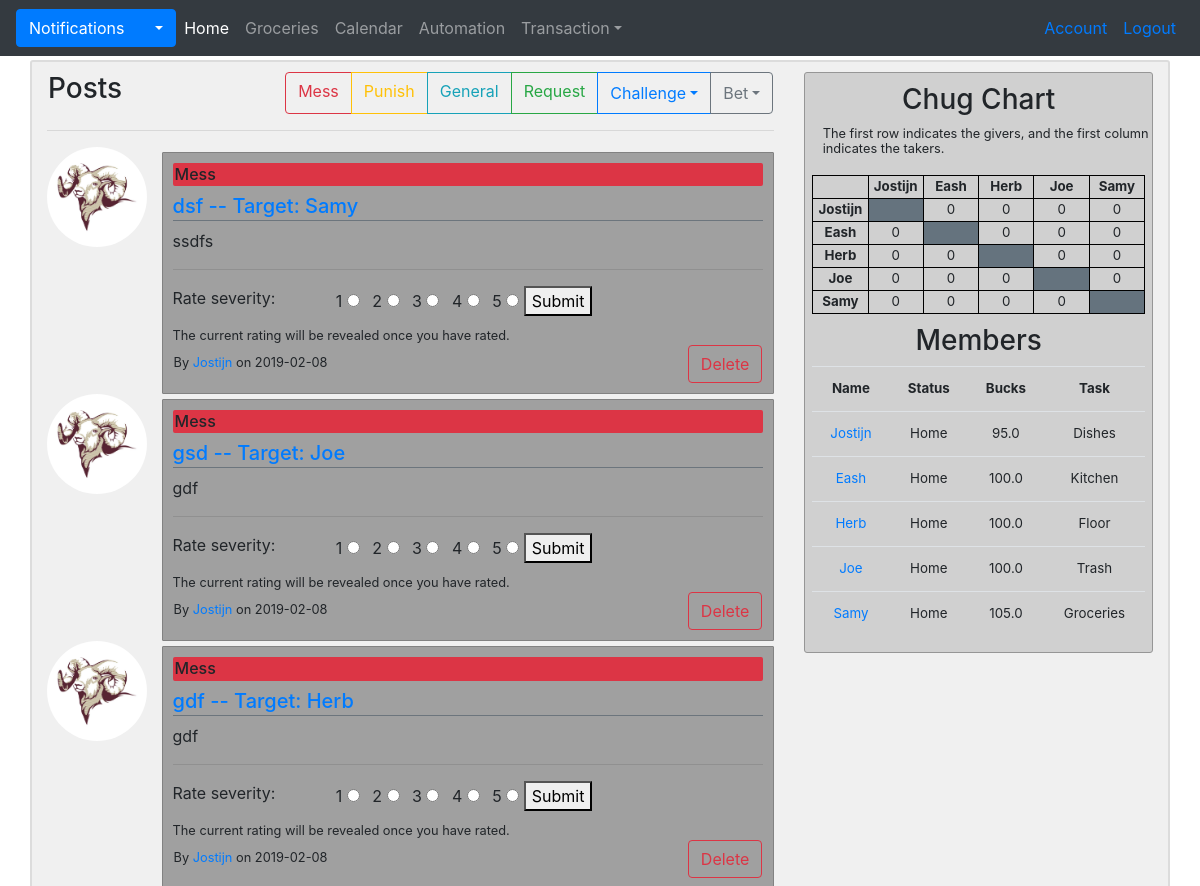
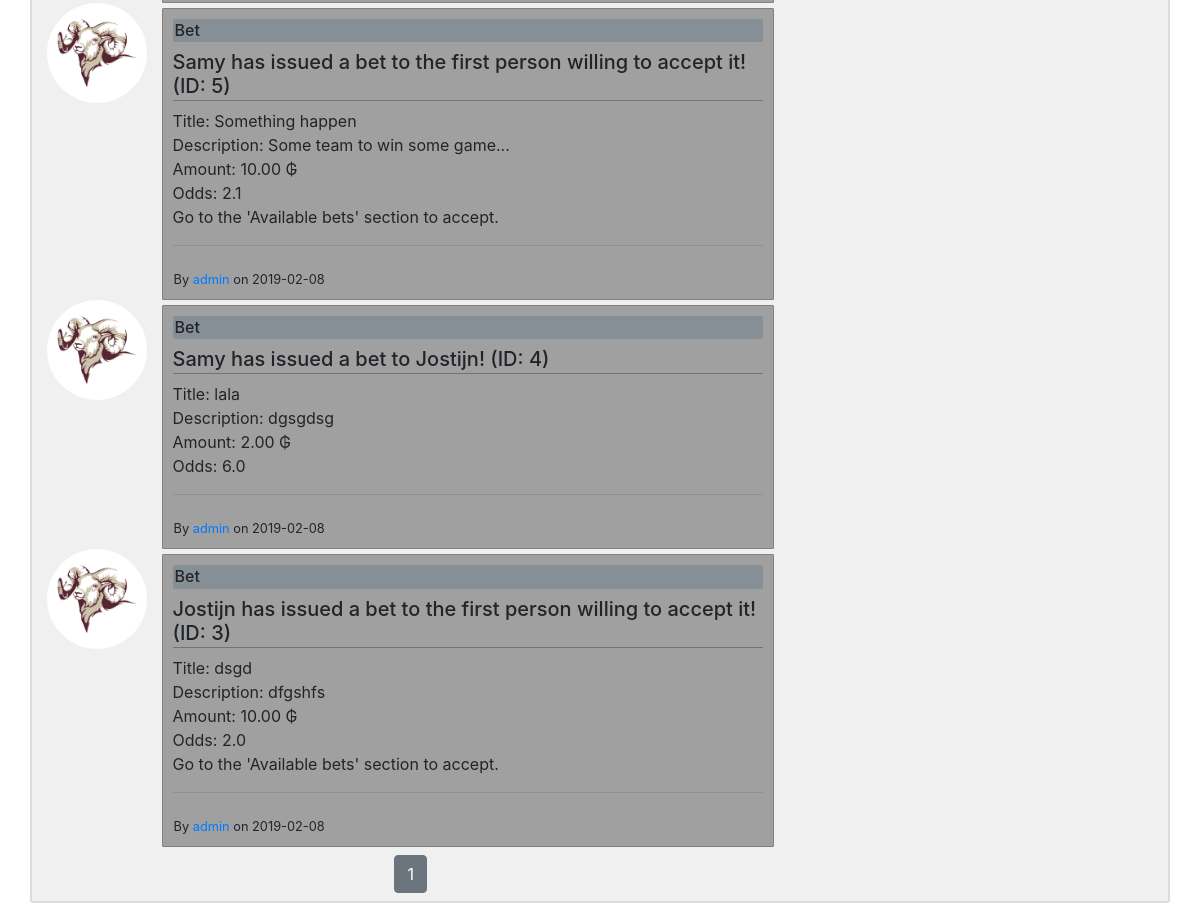
Screenshot of /home (signed in) with the database file from the repository (2 pictures, top to bottom).
### G_app/models.py (models this page shows, shortened)
class Post(db.Model):
    id = db.Column(db.Integer, primary_key = True)
    title = db.Column(db.String(100), nullable=False, default='')
    date_posted = db.Column(db.DateTime, nullable=False, default=datetime.utcnow)
    content = db.Column(db.Text, nullable=False)
    type = db.Column(db.String(50), nullable=False, default='General')
    rating = db.Column(db.Float)
    can_vote = db.Column(db.Boolean, nullable=False, default=False)
    voted = db.Column(db.String(150))
    image = db.Column(db.String(150))
    id_user = db.Column(db.Integer, db.ForeignKey('user.id'), nullable=False)
    id_target = db.Column(db.Integer, db.ForeignKey('user.id'))
    comments = db.relationship('Comment', backref='original_post', lazy=True)

class User(db.Model, UserMixin):
    id = db.Column(db.Integer, primary_key = True)
    username = db.Column(db.String(20), unique=True, nullable=False)
    name = db.Column(db.String, nullable=False)
    email = db.Column(db.String(120), unique=True, nullable=False)
    image = db.Column(db.String(20), nullable=False, default='default.jpg')
    password = db.Column(db.String(60), nullable=False)
    status = db.Column(db.String, nullable=False)
    bucks = db.Column(db.Float, nullable=False)
    task = db.Column(db.String, nullable=False)
    done_weekly_vote = db.Column(db.Boolean, nullable=False, default=False)
    posts = db.relationship('Post', backref='author', lazy=True, foreign_keys='Post.id_user')
    posts_targeted = db.relationship('Post', backref='target', lazy=True, foreign_keys='Post.id_target')
    chugs_give = db.relationship('Chug', backref='giver', lazy=True, foreign_keys='Chug.id_giver')
    chugs_take = db.relationship('Chug', backref='taker', lazy=True, foreign_keys='Chug.id_taker')
    notifications = db.relationship('Notification', backref='target', lazy=True)
    payments_made = db.relationship('Transaction', backref='payer', lazy=True, foreign_keys='Transaction.id_payer')
    payments_received = db.relationship('Transaction', backref='payee', lazy=True, foreign_keys='Transaction.id_payee')
    challenges_made =  db.relationship('Challenge', backref='challenger', lazy=True, foreign_keys='Challenge.id_challenger')
    challenges_received =  db.relationship('Challenge', backref='challengee', lazy=True, foreign_keys='Challenge.id_challengee')
    bets_made =  db.relationship('Bet', backref='bookmaker', lazy=True, foreign_keys='Bet.id_bookmaker')
    bets_taken =  db.relationship('Bet', backref='bettaker', lazy=True, foreign_keys='Bet.id_bettaker')
    comments = db.relationship('Comment', backref='commenter', lazy=True)
    votes_made = db.relationship('Vote', backref='voter', lazy=True, foreign_keys='Vote.id_voter')
    votes_received = db.relationship('Vote', backref='candidate', lazy=True, foreign_keys='Vote.id_candidate')
    weekly_votes = db.relationship('WeeklyVote', backref='subject', lazy=True, foreign_keys='WeeklyVote.id_subject')
    def new_notifications(self):
        return Notification.query.filter_by(user_id=self.id, seen=False).all()

### G_app/main/routes.py (the view)
@main.route("/")
@main.route("/home", methods=['GET', 'POST'])
def home():
    voters = voter_dict()
    update_voteable_posts(voters)
    page = request.args.get('page', 1, type=int)
    posts = Post.query.order_by(Post.date_posted.desc()).paginate(page=page, per_page=10)
    return render_template('home.html', posts=posts, voters=voters)

### G_app/main/routes.py (called while the page is built)
@main.context_processor
def context_processor():
    chug = chug_matrix()
    members=member_ls()
    return dict(chug=chug, members=members)

### G_app/main/utils.py (called while the page is built)
def member_ls():
    members = User.query.all()
    members.pop(5)
    return members

def chug_matrix():
    matrix = [
        [None, 0, 0, 0, 0],
        [0, None, 0, 0, 0],
        [0, 0, None, 0, 0],
        [0, 0, 0, None, 0],
        [0, 0, 0, 0, None]
    ]
    chugs_to_be_taken = Chug.query.filter_by(taken=False).all()
    for chug in chugs_to_be_taken:
        matrix[chug.id_taker - 1][chug.id_giver - 1] += 1
    return matrix

def voter_dict():
    posts = Post.query.filter_by(can_vote=True)
    voted = dict()
    for post in posts:
        if post.voted:
            voters = post.voted.split('\n')
        else:
            voters = []
        voted[post.id] = voters
    return voted

def update_voteable_posts(voters):
    voteable_posts = Post.query.filter_by(can_vote=True).all()
    usernames = []
    users = User.query.all()
    for user in users:
        if user.username != 'admin':
            usernames.append(user.username)
    for post in voteable_posts:
        voted = voters[post.id]
        if voted:
            voted.append(post.target.username)
        else:
            voted = [post.target.username]
        time_difference = datetime.utcnow() - post.date_posted
        time_difference_hours = time_difference.total_seconds()/3600
        if set(voted) == set(usernames) or time_difference_hours > 24:
            adjust_buck_balances(post)
            post.can_vote = False
            db.session.commit()

### G_app/models.py (called while the page is built)
@login_manager.user_loader
def load_user(user_id):
    return User.query.get(int(user_id))

### G_app/templates/home.html (shortened to what this page needs)
{% extends "layout.html" %}
  {% block home_active %}
    "nav-item active"
  {% endblock %}
  {% block content %}
    {% if current_user.is_authenticated %}
      <div class="row" style="margin-top:10px">
        <h3 class="ml-3">Posts</h3>
        <div class="btn-group ml-auto mr-3">
          <a role="button" href="{{ url_for('posts.new_post', post_type='Mess') }}" class="btn btn-outline-danger">Mess</a>
          <a role="button" href="{{ url_for('posts.new_post', post_type='Punish') }}" class="btn btn-outline-warning">Punish</a>
          <a role="button" href="{{ url_for('posts.new_post', post_type='General') }}" class="btn btn-outline-info">General</a>
          <a role="button" href="{{ url_for('posts.new_post', post_type='Request') }}" class="btn btn-outline-success">Request</a>
          <div class="btn-group">
            <button type="button" class="btn btn-outline-primary dropdown-toggle" data-toggle="dropdown">Challenge</button>
          </div>
          <div class="btn-group">
            <button type="button" class="btn btn-outline-secondary dropdown-toggle" data-toggle="dropdown">Bet</button>
          </div>
        </div>
      </div>
      <hr>
      {% for post in posts.items %}
        <div class="media" id="{{ 'post' + post.id|string }}">
          <img class="rounded-circle account-img" src="{{ url_for('static', filename='profile_pics/' + post.author.image) }}" alt="user_image">
          <div class="media-body">
            <div class="post-section">
              <h6 id="{{ post.type }}">{{ post.type }}</h6>
              {% if post.author == current_user %}
                <a href="{{ url_for('posts.edit_post', post_id = post.id) }}">
                  <h5 class="border-bottom border-secondary" style="padding-bottom:2px">{{ post.title }}{{ " -- Target: " + post.target.username if post.target }}</h5>
                </a>
              {% else %}
                <h5 class="border-bottom border-secondary" style="padding-bottom:2px">{{ post.title }}{{ " -- Target: " + post.target.username if post.target }}</h5>
              {% endif %}
              <p>
              {% for line in post.content.splitlines() %}
                {{ line }}<br>
              {% endfor %}
              </p>
              <hr>
              {% if post.can_vote and current_user.username not in voters[post.id] and current_user.id != post.id_target %}
                <div class="row">
                  <div class="col-sm-3">
                    <p id="rate{{ post.id }}">Rate severity:</p>
                  </div>
                  <div class="col-sm-9">
                    <form class="rate-form" id="{{ post.id }}">
                      <label class="radio-inline ml-2" for="1">1</label>
                      <input type="radio" name="{{ 'rating' + post.id|string }}" value=1>
                      <label class="radio-inline ml-2" for="2">2</label>
                      <input type="radio" name="{{ 'rating' + post.id|string }}" value=2>
                      <label class="radio-inline ml-2" for="3">3</label>
                      <input type="radio" name="{{ 'rating' + post.id|string }}" value=3>
                      <label class="radio-inline ml-2" for="4">4</label>
                      <input type="radio" name="{{ 'rating' + post.id|string }}" value=4>
                      <label class="radio-inline ml-2" for="5">5</label>
                      <input type="radio" name="{{ 'rating' + post.id|string }}" value=5>
                      <button type="submit" id="sbtn">Submit</button>
                    </form>
                  </div>
                  <small style="margin-left:15px" id="{{ 'msg' + post.id|string }}">The current rating will be revealed once you have rated.</small>
                </div>
              {% endif %}
              <div class="row">
                <small class="ml-3 pt-2">By <a href="{{ url_for('users.profile', username=post.author.username) }}">{{ post.author.username }}</a> on {{ post.date_posted.date() }}</small>
                {% if post.author == current_user %}
                  <button type="button" id="{{ post.id }}" class="delbtn btn btn-outline-danger ml-auto mr-3">Delete</button>
                {% endif %}
              </div>
            </div>
          </div>
        </div>
      {% endfor %}
      <div class="row mt-2 mb-2">
        <div class="col-12" align="center">
          {% for page_num in posts.iter_pages(left_edge=1, right_edge=1, left_current=1, right_current=2) %}
            {% if page_num %}
              {% if posts.page == page_num %}
                <a class="btn btn-secondary ml-1 mr-1" href="{{ url_for('main.home', page=page_num) }}">{{ page_num }}</a>
              {% else %}
                <a class="btn btn-outline-secondary ml-1 mr-1" href="{{ url_for('main.home', page=page_num) }}">{{ page_num }}</a>
              {% endif %}
            {% else %}
              ...
            {% endif %}
          {% endfor %}
        </div>
      </div>
    {% else %}
      <h4 style='margin-top:10px'>Uh oh, It looks like somebody is not logged in...</h4>
      <hr>
      <small>If you have an account, please log in to gain full access to this wonderful site. If you are not a member, then that is unfortunate, for you will not be able to gain access!</small>
    {% endif %}
  {% endblock %}

### G_app/templates/layout.html (shortened to what this page needs)
<!DOCTYPE html>
<html>
  <head>
    <link rel="stylesheet" href="https://stackpath.bootstrapcdn.com/bootstrap/4.2.1/css/bootstrap.min.css">
    <link rel='stylesheet' href='https://use.fontawesome.com/releases/v5.7.0/css/all.css'>
    <link rel="stylesheet" type="text/css" href="{{ url_for('static', filename='main.css') }}">
  </head>
  <body style="background-image: url('{{ url_for('static', filename='images/our_goat.jpg') }}')">
    <div class="container d-none d-sm-block">
      <nav class="navbar bg-dark navbar-expand navbar-dark fixed-top">
        {% if current_user.is_authenticated %}
          {% set new_notifications = current_user.new_notifications()|length %}
          <div class="dropdown">
            <button class="btn btn-primary dropdown-toggle" id="notification-toggle" onclick="update_notification_list('{{ url_for('main.your_notifications', user_id=current_user.id) }}')" type="button" data-toggle="dropdown">Notifications
            </button>
          </div>
            {% set new_notifications = current_user.new_notifications()|length %}
          <ul class="navbar-nav mr-auto">
            <li class={% block home_active %}{% endblock %}><a class="nav-link" href="{{ url_for('main.home') }}">Home</a></li>
            <li class={% block groceries_active %}{% endblock %}><a class="nav-link" href="{{ url_for('main.groceries') }}">Groceries</a></li>
            <li class={% block calendar_active %}{% endblock %}><a class="nav-link" href=#>Calendar</a></li>
            <li class={% block automation_active %}{% endblock %}><a class="nav-link" href=#>Automation</a></li>
            <li class="nav-item dropdown">
              <a class="nav-link dropdown-toggle" href="#" id="navbardrop" data-toggle="dropdown">Transaction</a>
            </li>
          </ul>
        {% endif %}
        <ul class="navbar-nav ml-auto">
          {% if current_user.is_authenticated %}
            <li class="nav-item"><a class="nav-link text-primary" href="{{ url_for('users.account') }}">Account</a></li>
            <li class="nav-item"><a class="nav-link text-primary" href="{{ url_for('users.logout') }}">Logout</a></li>
          {% else %}
            <li class="nav-item"><a class="nav-link text-primary" href="{{ url_for('users.login') }}">Login</a></li>
          {% endif %}
        </ul>
      </nav>
    </div>
    <div class="container d-none d-sm-block mb-3" id="main" style="margin-top:60px">
      <div class="row">
        <div class="col-lg-8">
            {% block content %}
            {% endblock %}
          </div>
        <div class="col-lg-4">
          {% if current_user.is_authenticated %}
            <div class="sidebar">
              <h3 style="margin-top:10px">Chug Chart</h3>
              <div class="sidebar-info">
                <small>The first row indicates the givers, and the first column indicates the takers.</small>
              </div>
              <table id="chug">
                <tr>
                  <th id="chug"></th>
                  {% for member in members %}
                    <th id="chug">{{ member.username }}</th>
                  {% endfor %}
                </tr>
                {% for row in range(5) %}
                  <tr>
                    <th id="chug">{{members[row].username}}</th>
                    {% for col in range(5) %}
                      {% if chug[row][col] != None %}
                        <td id="chug">{{ chug[row][col] }}</td>
                      {% else %}
                        <td id="chug" bgcolor="#65737e"></td>
                      {% endif %}
                    {% endfor %}
                  </tr>
                {% endfor %}
              </table>
              <h3 style="margin-top:10px">Members</h3>
              <table class="table" id="members">
                <tr>
                  <th>Name</th>
                  <th>Status</th>
                  <th>Bucks</th>
                  <th>Task</th>
                </tr>
                {% for member in members %}
                  <tr>
                    <td><a href="{{ url_for('users.profile', username=member.username) }}">{{ member.username }}</a></td>
                    <td>{{ member.status }}</td>
                    <td>{{ member.bucks }}</td>
                    <td>{{ member.task }}</td>
                  </tr>
                {% endfor %}
              </table>
            </div>
          {% endif %}
        </div>
      </div>
    </div>
  </body>
</html>

### G_app/static/main.css (style rules this page uses)
body { background-size: cover; }
.container#main { background-color: rgba(230, 230, 230, 0.6); border: 2px solid rgb(220, 220, 220); border-radius: 3px; width: 100%; }
h6#Mess { background-color: #dc3545; padding: 2px; border-radius: 2px; }
h6#Bet { background-color: #868e96; padding: 2px; border-radius: 2px; }
.post-section { margin-top: 5px; background-color: rgb(160, 160, 160); border: 0.5px solid rgb(130, 130, 130); border-radius: 1px; padding: 10px; }
.account-img { height: 100px; width: 100px; margin-right: 2%; }
.sidebar { text-align: center; background-color: rgba(200, 200, 200, 0.8); border: 0.5px solid rgb(150, 150, 150); border-radius: 3px; margin-top: 3%; margin-bottom: 3%; }
.sidebar-info { line-height: 0.95; text-align: left; margin-left: 5%; }
table#members { width: 96%; margin-left: 2%; margin-right: 2%; font-size: 10pt; }
table#chug { ; width: 96%; margin-left: 2%; margin-right: 2%; table-layout: fixed; font-size: 10pt; margin-top: 20px; }
table#chug, th#chug, td#chug { border: 1px solid black; }

### rows the page displays
Post: image (placeholder picture), type "Mess", title "dsf", content "ssdfs", author.username "Jostijn", date_posted "2019-02-08"
User: username "-- Target: Samy", username "Samy", username "Samy", status "Home", bucks "105.0", task "Groceries"
Post: image (placeholder picture), type "Mess", title "gsd", content "gdf", author.username "Jostijn", date_posted "2019-02-08"
User: username "-- Target: Joe", username "Joe", username "Joe", status "Home", bucks "100.0", task "Trash"
Post: image (placeholder picture), type "Mess", title "gdf", content "gdf", author.username "Jostijn", date_posted "2019-02-08"
User: username "-- Target: Herb", username "Herb", username "Herb", status "Home", bucks "100.0", task "Floor"
Post: image (placeholder picture), type "Bet", title "Samy has issued a bet to the first person willing to accept it! (ID: 5)", splitlines "Title: Something happen" "Description: Some team to win some game..." "Amount: 10.00 ₲" "Odds: 2.1" "Go to the 'Available bets' section to accept.", author.username "admin", date_posted "2019-02-08"
Post: image (placeholder picture), type "Bet", title "Samy has issued a bet to Jostijn! (ID: 4)", splitlines "Title: lala" "Description: dgsgdsg" "Amount: 2.00 ₲" "Odds: 6.0", author.username "admin", date_posted "2019-02-08"
Post: image (placeholder picture), type "Bet", title "Jostijn has issued a bet to the first person willing to accept it! (ID: 3)", splitlines "Title: dsgd" "Description: dfgshfs" "Amount: 10.00 ₲" "Odds: 2.0" "Go to the 'Available bets' section to accept.", author.username "admin", date_posted "2019-02-08"
User: username "Jostijn", username "Jostijn", status "Home", bucks "95.0", task "Dishes"
User: username "Eash", username "Eash", status "Home", bucks "100.0", task "Kitchen"

### other values shown
{{ page_num }} "1"
{{ chug[row][col] }} "0" "0" "0" "0" "0" "0" "0" "0" "0" "0" "0" "0" "0" "0" "0" "0" "0" "0" "0" "0"
